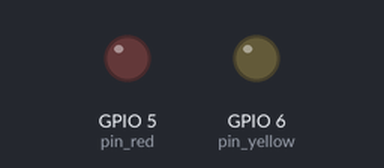
This program was run on a simulated Raspberry Pi (BCM pin numbers). On the bench: output pins drawn as LEDs (lit = HIGH).

Above: at 0.05 s.
At 3.75 s:
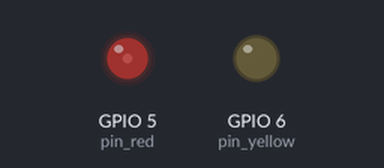
At 7.95 s:
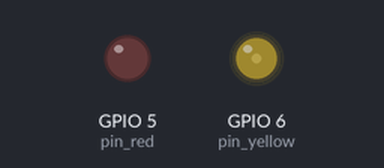
At 16.75 s:
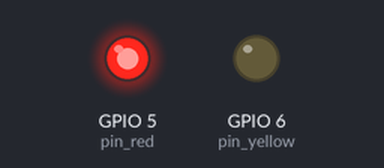
Timing chart, 0 to 21.8 s (numbered marks = the images above):
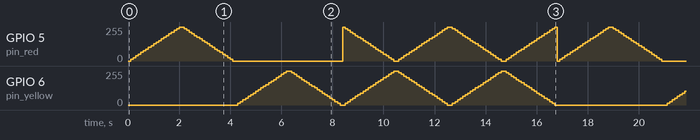

The program:

sample_-_PWM.py
```python
import RPi.GPIO as GPIO
import time

pin_red = 5
pin_yellow = 6

GPIO.setmode(GPIO.BCM)
GPIO.setup(pin_red, GPIO.OUT)
GPIO.setup(pin_yellow, GPIO.OUT)
pwm_red = GPIO.PWM(pin_red, 100)  # 100Hz frequency
pwm_yellow = GPIO.PWM(pin_yellow, 100)  # 100Hz frequency
dc = 0
delaySec = 0.1
pwm_red.start(dc)
pwm_yellow.start(dc)


def destroy():
    pwm_red.stop()
    pwm_yellow.stop()
    GPIO.output(pin_red, GPIO.LOW)
    GPIO.output(pin_yellow, GPIO.LOW)
    GPIO.cleanup()


def show():
    while True:
        # 逐漸亮紅
        for dc in range(0, 101, 5):
            pwm_red.ChangeDutyCycle(dc)
            time.sleep(delaySec)

        # 逐漸暗紅
        for dc in range(100, -5, -5):
            pwm_red.ChangeDutyCycle(dc)
            time.sleep(delaySec)

        # 逐漸亮黃
        for dc in range(0, 101, 5):
            pwm_yellow.ChangeDutyCycle(dc)
            time.sleep(delaySec)

        # 逐漸暗黃
        for dc in range(100, -5, -5):
            pwm_yellow.ChangeDutyCycle(dc)
            time.sleep(delaySec)

        # 逐漸亮黃 同時 逐漸暗紅
        for dc in range(0, 101, 5):
            pwm_yellow.ChangeDutyCycle(dc)
            pwm_red.ChangeDutyCycle(100-dc)
            time.sleep(delaySec)

        # 逐漸暗黃 同時 逐漸亮紅
        for dc in range(100, -5, -5):
            pwm_yellow.ChangeDutyCycle(dc)
            pwm_red.ChangeDutyCycle(100-dc)
            time.sleep(delaySec)

        # 逐漸暗紅 同時 逐漸亮黃
        for dc in range(100, -5, -5):
            pwm_red.ChangeDutyCycle(dc)
            pwm_yellow.ChangeDutyCycle(100-dc)
            time.sleep(delaySec)

        # 逐漸亮紅 同時 逐漸暗黃
        for dc in range(0, 101, 5):
            pwm_red.ChangeDutyCycle(dc)
            pwm_yellow.ChangeDutyCycle(100-dc)
            time.sleep(delaySec)


if __name__ == "__main__":
    try:
        show()
    except KeyboardInterrupt:
        destroy()
```

Measured:
- by itself, GPIO 5 (pin_red), GPIO 6 (pin_yellow): moves between 0/255 and 255/255, repeating every 16.8 s
